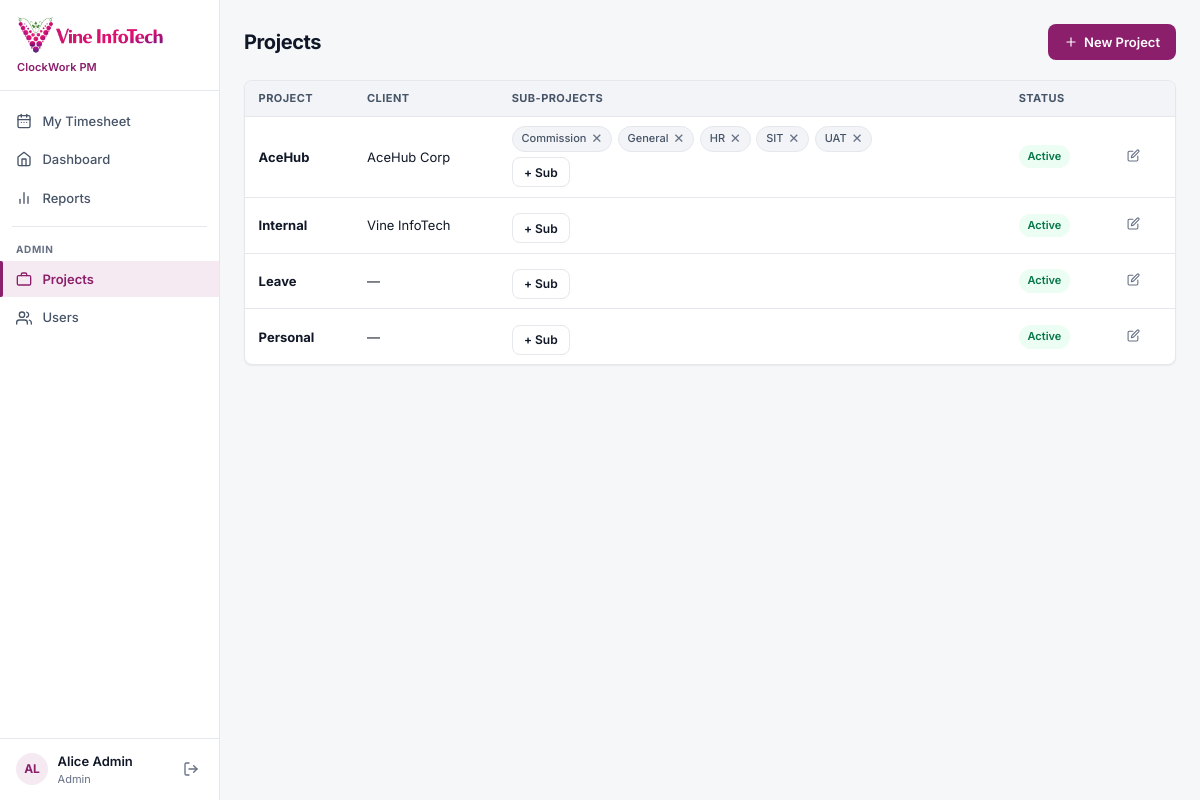
Screenshot of /admin/projects (signed in) with the database file from the repository.
### tables this page shows
CREATE TABLE users (
        id           INTEGER PRIMARY KEY AUTOINCREMENT,
        name         TEXT NOT NULL,
        email        TEXT NOT NULL UNIQUE,
        password_hash TEXT NOT NULL,
        role         TEXT NOT NULL DEFAULT 'Employee',   -- Employee | Manager | Admin
        manager_id   INTEGER REFERENCES users(id),
        is_active    INTEGER NOT NULL DEFAULT 1
    );

CREATE TABLE projects (
        id        INTEGER PRIMARY KEY AUTOINCREMENT,
        name      TEXT NOT NULL,
        client    TEXT,
        is_active INTEGER NOT NULL DEFAULT 1
    );

CREATE TABLE sub_projects (
        id         INTEGER PRIMARY KEY AUTOINCREMENT,
        project_id INTEGER NOT NULL REFERENCES projects(id) ON DELETE CASCADE,
        name       TEXT NOT NULL
    , is_active INTEGER NOT NULL DEFAULT 1);

### app/routers/admin.py (the view)
@router.get("/projects", response_class=HTMLResponse)
def projects_page(request: Request):
    user = _require_manager(request)
    if not user:
        return RedirectResponse("/login", status_code=302)
    conn = get_db()
    projects = conn.execute("SELECT * FROM projects ORDER BY name").fetchall()
    subs = conn.execute("SELECT * FROM sub_projects ORDER BY project_id, name").fetchall()
    conn.close()
    subs_by_project = {}
    for s in subs:
        subs_by_project.setdefault(s["project_id"], []).append(dict(s))
    return templates.TemplateResponse("admin_projects.html", {
        "request": request,
        "current_user": user,
        "active": "admin-projects",
        "projects": [dict(p) for p in projects],
        "subs_by_project": subs_by_project,
    })

### app/templates/admin_projects.html (shortened to what this page needs)
{% extends "base.html" %}
{% block content %}
<div class="page-header">
  <h1 class="page-title">Projects</h1>
  <button class="btn btn-primary" onclick="openProjectModal()">
    <svg width="14" height="14" viewBox="0 0 24 24" fill="none" stroke="currentColor" stroke-width="2" stroke-linecap="round" stroke-linejoin="round"><line x1="12" y1="5" x2="12" y2="19"/><line x1="5" y1="12" x2="19" y2="12"/></svg>
    New Project
  </button>
</div>
<div class="table-wrap">
  <table id="projects-table">
    <thead>
      <tr>
        <th>Project</th>
        <th>Client</th>
        <th>Sub-projects</th>
        <th>Status</th>
        <th></th>
      </tr>
    </thead>
    <tbody id="projects-tbody">
      {% for p in projects %}
      <tr data-pid="{{ p.id }}">
        <td><strong>{{ p.name }}</strong></td>
        <td>{{ p.client or '—' }}</td>
        <td>
          <div class="sub-list" id="subs-{{ p.id }}">
            {% for s in subs_by_project.get(p.id, []) %}
            <span class="sub-tag{% if not s.is_active %} sub-tag--inactive{% endif %}" data-sid="{{ s.id }}" data-name="{{ s.name }}">
              {{ s.name }}{% if not s.is_active %} <em style="font-size:10px;opacity:.7;">(inactive)</em>{% endif %}
              {% if s.is_active %}
              <button class="del-sub" onclick="deleteSub({{ s.id }}, {{ p.id }}, '{{ s.name | replace("'", "\\'") }}')" title="Remove sub-project">✕</button>
              {% endif %}
            </span>
            {% endfor %}
          </div>
          <button class="btn btn-ghost btn-sm" style="margin-top:.35rem;" onclick="document.getElementById('addsub-{{ p.id }}').style.display='flex'">+ Sub</button>
        </td>
        <td>
          {% if p.is_active %}
          <span class="badge badge-submitted">Active</span>
          {% else %}
          <span class="badge badge-draft">Inactive</span>
          {% endif %}
        </td>
        <td>
          <button class="action-btn edit-btn" onclick="openEditProject({{ p | tojson }})" title="Edit">
            <svg width="13" height="13" viewBox="0 0 24 24" fill="none" stroke="currentColor" stroke-width="2" stroke-linecap="round" stroke-linejoin="round"><path d="M11 4H4a2 2 0 0 0-2 2v14a2 2 0 0 0 2 2h14a2 2 0 0 0 2-2v-7"/><path d="M18.5 2.5a2.121 2.121 0 0 1 3 3L12 15l-4 1 1-4 9.5-9.5z"/></svg>
          </button>
        </td>
      </tr>
      {% endfor %}
    </tbody>
  </table>
</div>
{% endblock %}

### app/templates/base.html (shortened to what this page needs)
<!DOCTYPE html>
<html lang="en">
<head>
  <link rel="stylesheet" href="/static/css/clockwork.css">
</head>
<body>
  {% include '_sidebar.html' %}
  <div class="content-area">
    <div class="page-wrap">
      {% block content %}{% endblock %}
    </div>
  </div>
</body>
</html>

### app/templates/_sidebar.html (shortened to what this page needs)
<aside class="sidebar" id="sidebar">
  <a href="/" class="sidebar-logo">
    <img src="/static/img/vine_infotech_logo.png" class="sidebar-logo-full" alt="Vine InfoTech">
    <span class="sidebar-wordmark-sub">ClockWork PM</span>
  </a>
  <nav class="sidebar-nav" aria-label="Main navigation">
    <a href="/timesheet" class="nav-link {% if active == 'timesheet' %}active{% endif %}">
      <span class="nav-label">My Timesheet</span>
    </a>
    <a href="/dashboard" class="nav-link {% if active == 'dashboard' %}active{% endif %}">
      <svg width="16" height="16" viewBox="0 0 24 24" fill="none" stroke="currentColor" stroke-width="2" stroke-linecap="round" stroke-linejoin="round" aria-hidden="true"><path d="M3 9l9-7 9 7v11a2 2 0 0 1-2 2H5a2 2 0 0 1-2-2z"/><polyline points="9 22 9 12 15 12 15 22"/></svg>
      <span class="nav-label">Dashboard</span>
    </a>
    <a href="/reports" class="nav-link {% if active == 'reports' %}active{% endif %}">
      <svg width="16" height="16" viewBox="0 0 24 24" fill="none" stroke="currentColor" stroke-width="2" stroke-linecap="round" stroke-linejoin="round" aria-hidden="true"><line x1="18" y1="20" x2="18" y2="10"/><line x1="12" y1="20" x2="12" y2="4"/><line x1="6" y1="20" x2="6" y2="14"/></svg>
      <span class="nav-label">Reports</span>
    </a>
    {% if current_user.role in ('Manager', 'Admin') %}
    <div class="sidebar-sep"></div>
    <div class="sidebar-section-label">Admin</div>
    <a href="/admin/projects" class="nav-link {% if active == 'admin-projects' %}active{% endif %}">
      <svg width="16" height="16" viewBox="0 0 24 24" fill="none" stroke="currentColor" stroke-width="2" stroke-linecap="round" stroke-linejoin="round" aria-hidden="true"><rect x="2" y="7" width="20" height="14" rx="2"/><path d="M16 7V5a2 2 0 0 0-2-2h-4a2 2 0 0 0-2 2v2"/></svg>
      <span class="nav-label">Projects</span>
    </a>
    <a href="/admin/users" class="nav-link {% if active == 'admin-users' %}active{% endif %}">
      <span class="nav-label">Users</span>
    </a>
    {% endif %}
  </nav>
  <div class="sidebar-user">
    <div class="sidebar-user-avatar">{{ current_user.name[:2] | upper }}</div>
    <div class="sidebar-user-info">
      <span class="sidebar-user-name">{{ current_user.name }}</span>
      <span class="sidebar-user-title">{{ current_user.role }}</span>
    </div>
    <a href="/logout" class="sidebar-logout" title="Sign out">
      <svg width="16" height="16" viewBox="0 0 24 24" fill="none" stroke="currentColor" stroke-width="2" stroke-linecap="round" stroke-linejoin="round" aria-hidden="true"><path d="M9 21H5a2 2 0 0 1-2-2V5a2 2 0 0 1 2-2h4"/><polyline points="16 17 21 12 16 7"/><line x1="21" y1="12" x2="9" y2="12"/></svg>
    </a>
  </div>
</aside>

### app/templates/admin_projects.html (style rules this page uses)
.sub-list { display:flex; flex-wrap:wrap; gap:.35rem; }
.sub-tag { display:inline-flex; align-items:center; gap:.3rem; padding:.2rem .55rem; background:var(--gray-15); border:1px solid var(--border); border-radius:999px; font-size:11px; font-weight:500; color:var(--gray-70); }
.sub-tag .del-sub { cursor:pointer; color:var(--muted); background:none; border:none; padding:0; line-height:1; }

### rows the page displays
users: name "AL", name "Alice Admin", role "Admin"
projects: name "AceHub", client "AceHub Corp", is_active "Active"
sub_projects: name "Commission"
sub_projects: name "General"
sub_projects: name "HR"
sub_projects: name "SIT"
sub_projects: name "UAT"
projects: name "Internal", client "Vine InfoTech", is_active "Active"
projects: name "Leave", client "—", is_active "Active"
projects: name "Personal", client "—", is_active "Active"
